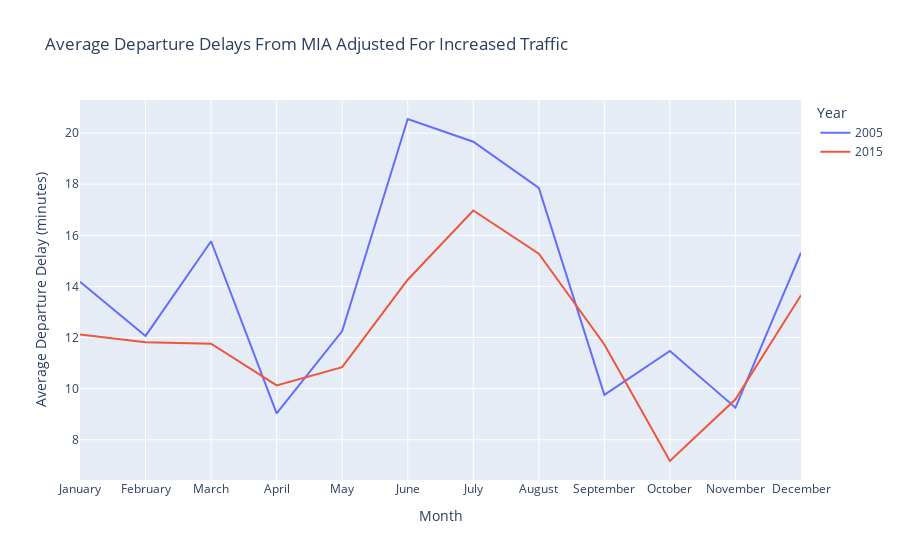

Notebook source saved alongside this figure:
### Code cell
fig.show()

### Figure 1 — Plotly figure (JSON) as saved in the notebook; plotly's stock layout.template omitted (floating-point values rounded to 4 significant figures)
{"data": [{"hovertemplate": "Year=2005<br>Month=%{x}<br>Average Departure Delay (minutes)=%{y}<extra></extra>", "legendgroup": "2005", "line": {"color": "#636efa", "dash": "solid"}, "mode": "lines", "name": "2005", "showlegend": true, "type": "scatter", "x": ["January", "February", "March", "April", "May", "June", "July", "August", "September", "October", "November", "December"], "xaxis": "x", "y": [14.19, 12.06, 15.77, 9.031, 12.25, 20.55, 19.66, 17.86, 9.757, 11.47, 9.257, 15.32], "yaxis": "y"}, {"hovertemplate": "Year=2015<br>Month=%{x}<br>Average Departure Delay (minutes)=%{y}<extra></extra>", "legendgroup": "2015", "line": {"color": "#EF553B", "dash": "solid"}, "mode": "lines", "name": "2015", "showlegend": true, "type": "scatter", "x": ["January", "February", "March", "April", "May", "June", "July", "August", "September", "October", "November", "December"], "xaxis": "x", "y": [12.12, 11.82, 11.76, 10.13, 10.84, 14.26, 16.97, 15.28, 11.73, 7.169, 9.586, 13.66], "yaxis": "y"}], "layout": {"legend": {"title": {"text": "Year"}, "tracegroupgap": 0}, "title": {"text": "Average Departure Delays From MIA Adjusted For Increased Traffic"}, "xaxis": {"anchor": "y", "domain": [0, 1], "title": {"text": "Month"}}, "yaxis": {"anchor": "x", "domain": [0, 1], "title": {"text": "Average Departure Delay (minutes)"}}}}
